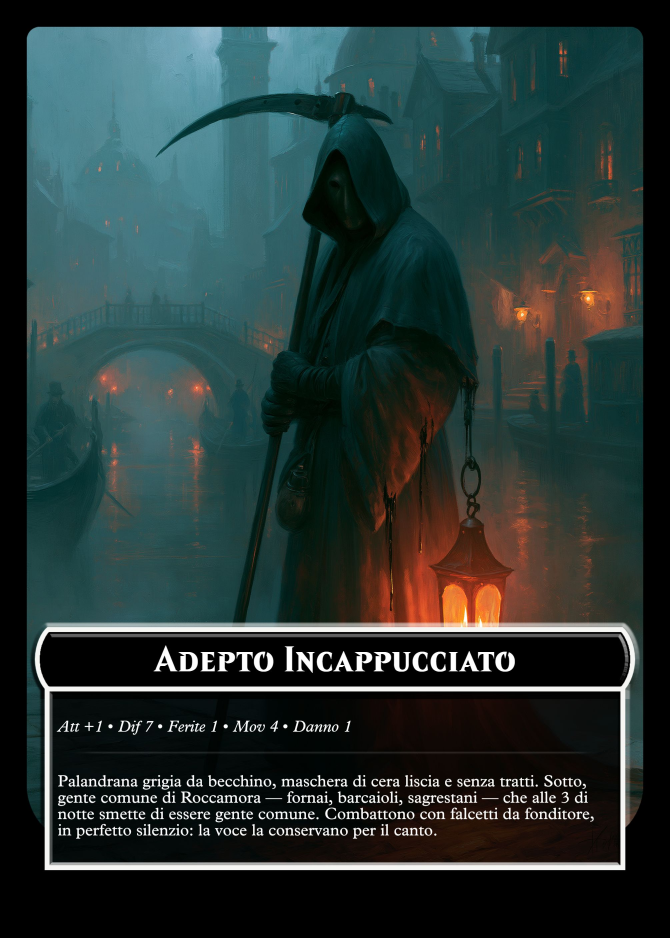
#> input picture cards/Nemici/Adepto Incappucciato.jpg, 2010 x 2814 px (shown at 1/3 size)
$ python -i ritaglia-personaggi.py   (imports and definitions only)
#> lines starting #> are read from the running program, lines starting #| are printed output that depends on the picture
# -*- coding: utf-8 -*-
"""Ritaglia lo sfondo ai ritratti, per usarli come sagome in piedi (standee).

I ritratti in artworks/ sono a mezzo busto su sfondo pieno (folla, palazzi): sul
tabellone digitale finiscono dentro un token tondo, e della figura non resta
niente. Qui rembg toglie lo sfondo e resta la persona, che si puo' piantare in
piedi su un piano isometrico.

Una-tantum, NON in build-all.sh: serve solo al mockup
webapp/public/mockups/plancia/spedizione-iso.html. Se la direzione viene scelta,
i ritagli si spostano in artworks/ritagli/ con una riga in SORGENTI di
export-assets.py (che l'alfa dei PNG la conserva gia').

Uso: python scripts/ritaglia-personaggi.py [--rifai] [--sagome]
Serve: pip install rembg onnxruntime
"""
import os
import sys

from PIL import Image, ImageFilter

try:
    from rembg import new_session, remove
except ImportError:
    sys.exit('manca rembg — lancia:  pip install rembg onnxruntime')

ROOT = os.path.dirname(os.path.dirname(os.path.abspath(__file__)))
# --sagome: bordo netto e contorno di cartoncino, per le pedine del plastico
# (webapp/public/mockups/tessere-alt/2-plastico.html)
SAGOME = '--sagome' in sys.argv
OUT = os.path.join(ROOT, 'webapp', 'public', 'mockups', 'ritagli-sagome' if SAGOME else 'ritagli')
LATO = 512          # lato lungo del PNG ritagliato
SFUMA = 0.12        # frazione bassa della figura che sfuma nel nulla
SOGLIA = 150        # alfa sotto cui e' nebbia rimasta attaccata, non figura
CORNICE = 7         # px di cartoncino attorno alla figura, come una fustella

# I soggetti del mockup (gli stessi di webapp/public/mockups/dati.js).
SOGGETTI = [
    'Elena.png', 'Attilio.png', 'Nino.png', 'Ottone.png', 'Sibilla.png',
    'Adepto Incappucciato.png', 'Cani dei Moli.png',
    'Il Custode della Cera (boss).png',
]


# [20 lines left out: function sfuma_in_basso, not called in this run]


def fustella(img):
    """La figura come esce da una fustella: alfa tutto-o-niente e un bordo di
    cartoncino attorno.

    rembg lascia attaccata la nebbia dei dipinti a mezza trasparenza: su un
    fantasma va bene, su una sagoma di cartone no — il cartone c'e' o non c'e'.
    Sotto SOGLIA si butta, poi apertura (Min poi Max) per togliere i puntini
    isolati. Il contorno e' l'alfa allargata di CORNICE px, riempita di crema.
    """
    import numpy as np
    from scipy import ndimage
    m = np.array(img.getchannel('A')) > SOGLIA
    m = ndimage.binary_opening(m, iterations=1)
    # solo il pezzo piu' grande: rembg lascia isole (una mano di un passante,
    # un lembo di nebbia) che sul cartone diventerebbero ritagli volanti
    lab, n = ndimage.label(m)
    if n > 1:
        m = lab == (np.argmax(ndimage.sum(m, lab, range(1, n + 1))) + 1)
    m = ndimage.binary_fill_holes(m)
    a = Image.fromarray((m * 255).astype('uint8'))
    bbox = a.getbbox()
    pad = CORNICE + 2
    fig = img.crop(bbox); a = a.crop(bbox)
    W, H = fig.width + 2 * pad, fig.height + pad        # sotto niente bordo: poggia sulla basetta
    tela = Image.new('RGBA', (W, H), (0, 0, 0, 0))
    bordo = Image.new('L', (W, H), 0); bordo.paste(a, (pad, pad))
    # allargare con un disco e non con un quadrato, poi sfocare e ri-sogliare:
    # il contorno viene tondo come un taglio di fustella, non a gradini
    raggio = np.hypot(*np.mgrid[-CORNICE:CORNICE + 1, -CORNICE:CORNICE + 1]) <= CORNICE
    b = ndimage.binary_dilation(np.array(bordo) > 0, structure=raggio)
    b = ndimage.gaussian_filter(b.astype(float), 2.2) > .5
    bordo = Image.fromarray((b * 255).astype('uint8')).filter(ImageFilter.GaussianBlur(.7))
    a = a.filter(ImageFilter.GaussianBlur(.6))           # bordo della figura antialias
    tela.paste(Image.new('RGBA', (W, H), (236, 226, 200, 255)), (0, 0), bordo)
    fig.putalpha(a)
    tela.alpha_composite(fig, (pad, pad))
    return tela.crop((0, 0, W, pad + a.height))       # taglio dritto in basso


# [30 lines left out: functions ritaglia, main, not called in this run]


# [2 lines not run here, left out]

>>> import cv2
>>> picture = cv2.imread('../cards/Nemici/Adepto Incappucciato.jpg', cv2.IMREAD_GRAYSCALE)
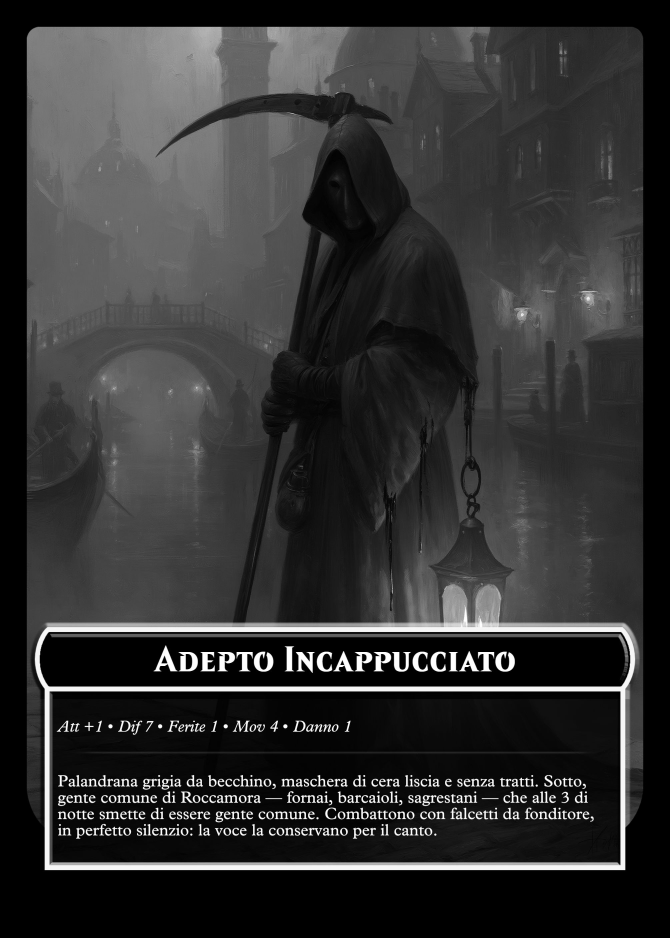
#> picture: shape (2814, 2010) (shown at 1/3 size); min 0, max 255, mean 50.3
#> (the run stopped early here; a loop or call above may not have finished)

$ run again, on cards/Nemici/Cane dei Moli.jpg
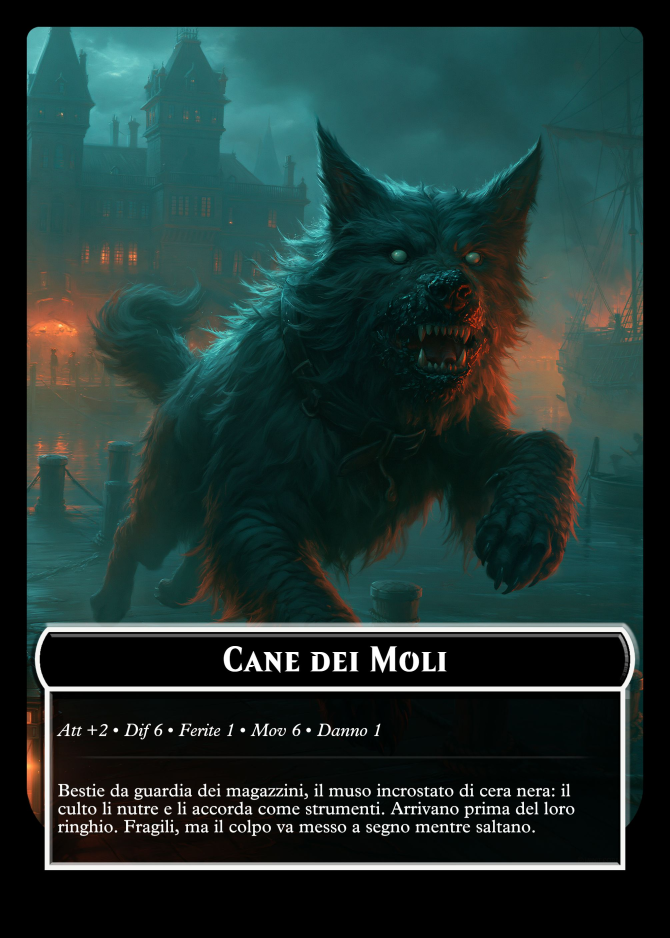
#> input picture cards/Nemici/Cane dei Moli.jpg, 2010 x 2814 px (shown at 1/3 size)
#> `picture = cv2.imread('../cards/Nemici/Adepto Incappucciato.jpg', cv2.I..`:
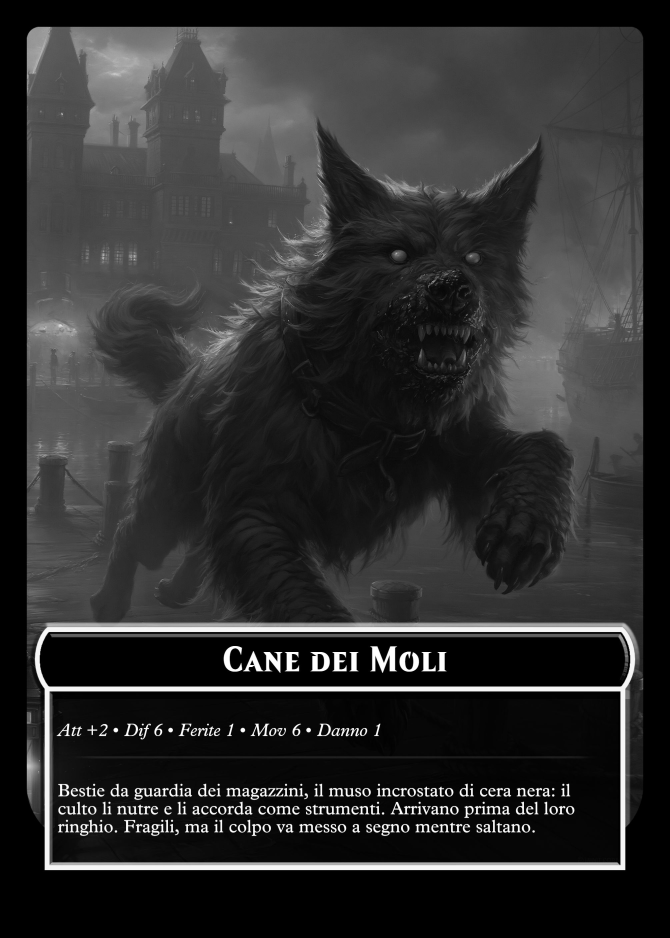
#> picture: shape (2814, 2010) (shown at 1/3 size); min 0, max 255, mean 47.1

$ run again, on cards/Nemici/Il Custode della Cera.jpg
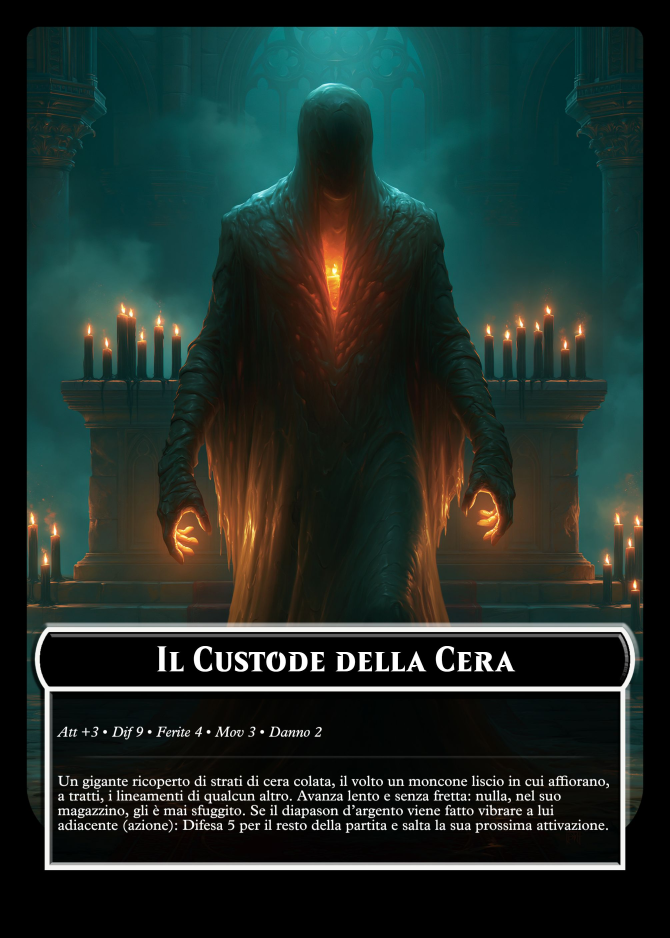
#> input picture cards/Nemici/Il Custode della Cera.jpg, 2010 x 2814 px (shown at 1/3 size)
#> `picture = cv2.imread('../cards/Nemici/Adepto Incappucciato.jpg', cv2.I..`:
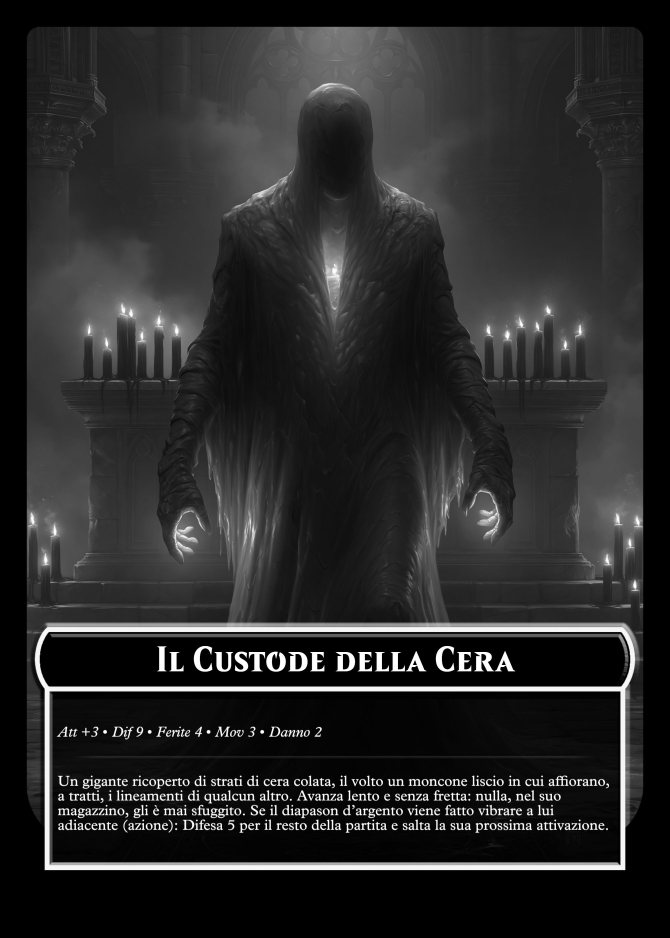
#> picture: shape (2814, 2010) (shown at 1/3 size); min 0, max 255, mean 41.5

$ run again, on cards/Nemici/Il Fonditore.jpg
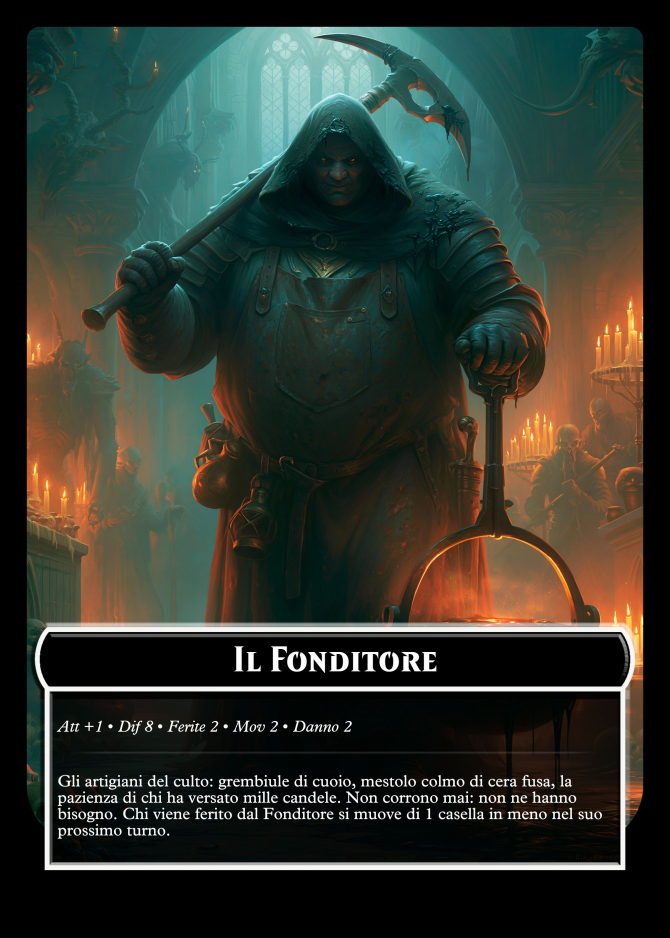
#> input picture cards/Nemici/Il Fonditore.jpg, 2010 x 2814 px (shown at 1/3 size)
#> `picture = cv2.imread('../cards/Nemici/Adepto Incappucciato.jpg', cv2.I..`:
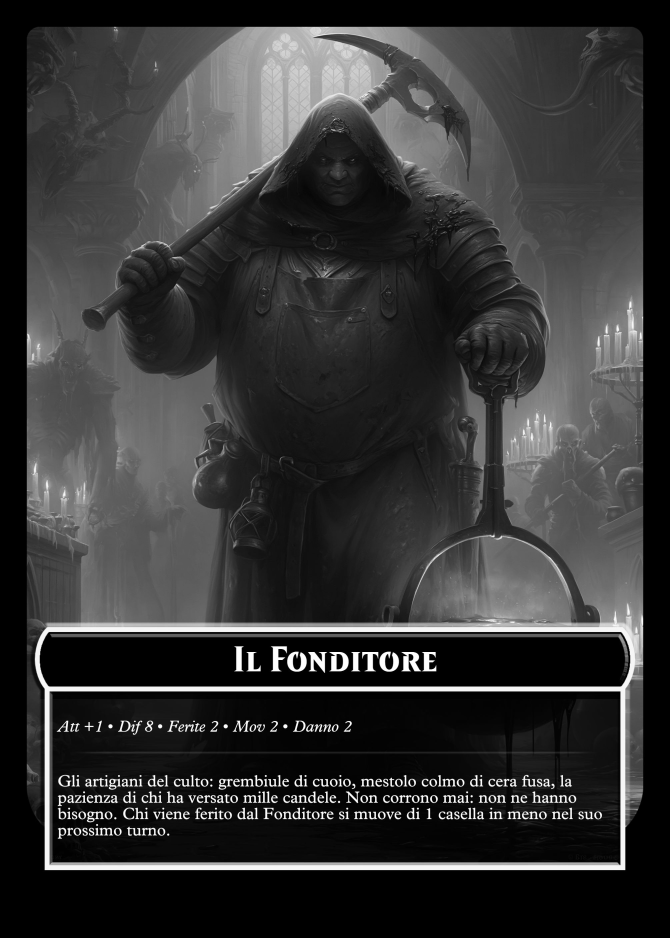
#> picture: shape (2814, 2010) (shown at 1/3 size); min 0, max 255, mean 53.1
